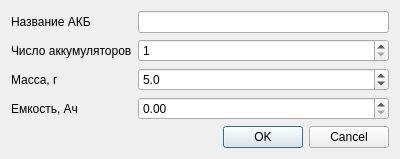
<?xml version="1.0" encoding="UTF-8"?>
<ui version="4.0">
 <class>BatteryParamsDialog</class>
 <widget class="QDialog" name="BatteryParamsDialog">
  <property name="geometry">
   <rect>
    <x>0</x>
    <y>0</y>
    <width>400</width>
    <height>158</height>
   </rect>
  </property>
  <property name="windowTitle">
   <string>Создание новой АКБ</string>
  </property>
  <layout class="QVBoxLayout" name="verticalLayout">
   <item>
    <layout class="QFormLayout" name="formLayout">
     <property name="labelAlignment">
      <set>Qt::AlignmentFlag::AlignLeading|Qt::AlignmentFlag::AlignLeft|Qt::AlignmentFlag::AlignVCenter</set>
     </property>
     <item row="1" column="1">
      <widget class="QSpinBox" name="numCellsInput">
       <property name="minimum">
        <number>1</number>
       </property>
      </widget>
     </item>
     <item row="1" column="0">
      <widget class="QLabel" name="label">
       <property name="text">
        <string>Число аккумуляторов</string>
       </property>
      </widget>
     </item>
     <item row="2" column="0">
      <widget class="QLabel" name="label_2">
       <property name="text">
        <string>Масса, г</string>
       </property>
      </widget>
     </item>
     <item row="2" column="1">
      <widget class="QDoubleSpinBox" name="massInput">
       <property name="decimals">
        <number>1</number>
       </property>
       <property name="maximum">
        <double>100000.000000000000000</double>
       </property>
       <property name="value">
        <double>5.000000000000000</double>
       </property>
      </widget>
     </item>
     <item row="0" column="0">
      <widget class="QLabel" name="label_3">
       <property name="text">
        <string>Название АКБ</string>
       </property>
      </widget>
     </item>
     <item row="0" column="1">
      <widget class="QLineEdit" name="nameInput"/>
     </item>
     <item row="3" column="0">
      <widget class="QLabel" name="label_4">
       <property name="text">
        <string>Емкость, Ач</string>
       </property>
      </widget>
     </item>
     <item row="3" column="1">
      <widget class="QDoubleSpinBox" name="capacityInput">
       <property name="decimals">
        <number>2</number>
       </property>
       <property name="maximum">
        <double>1000.000000000000000</double>
       </property>
      </widget>
     </item>
    </layout>
   </item>
   <item>
    <widget class="QDialogButtonBox" name="buttonBox">
     <property name="orientation">
      <enum>Qt::Orientation::Horizontal</enum>
     </property>
     <property name="standardButtons">
      <set>QDialogButtonBox::StandardButton::Cancel|QDialogButtonBox::StandardButton::Ok</set>
     </property>
    </widget>
   </item>
  </layout>
 </widget>
 <resources/>
 <connections>
  <connection>
   <sender>buttonBox</sender>
   <signal>accepted()</signal>
   <receiver>BatteryParamsDialog</receiver>
   <slot>accept()</slot>
   <hints>
    <hint type="sourcelabel">
     <x>248</x>
     <y>254</y>
    </hint>
    <hint type="destinationlabel">
     <x>157</x>
     <y>274</y>
    </hint>
   </hints>
  </connection>
  <connection>
   <sender>buttonBox</sender>
   <signal>rejected()</signal>
   <receiver>BatteryParamsDialog</receiver>
   <slot>reject()</slot>
   <hints>
    <hint type="sourcelabel">
     <x>316</x>
     <y>260</y>
    </hint>
    <hint type="destinationlabel">
     <x>286</x>
     <y>274</y>
    </hint>
   </hints>
  </connection>
 </connections>
</ui>
